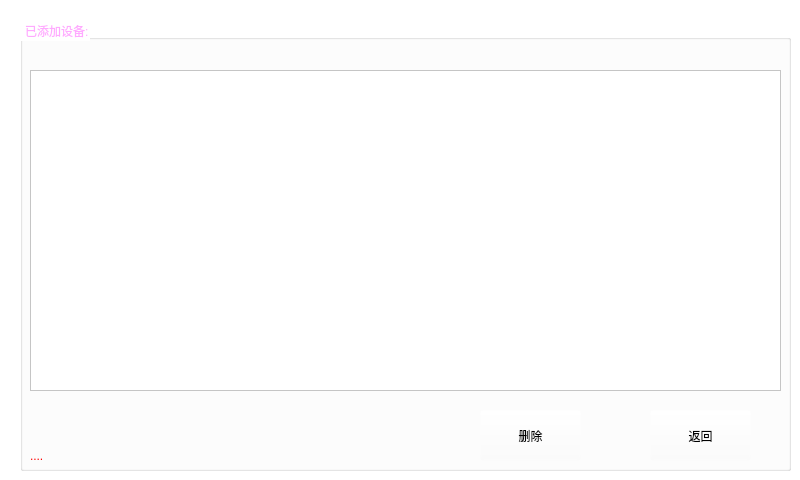
<?xml version="1.0" encoding="UTF-8"?>
<ui version="4.0">
 <class>ViewIRDevice</class>
 <widget class="QWidget" name="ViewIRDevice">
  <property name="geometry">
   <rect>
    <x>0</x>
    <y>0</y>
    <width>800</width>
    <height>480</height>
   </rect>
  </property>
  <property name="minimumSize">
   <size>
    <width>800</width>
    <height>480</height>
   </size>
  </property>
  <property name="maximumSize">
   <size>
    <width>800</width>
    <height>480</height>
   </size>
  </property>
  <property name="windowTitle">
   <string>Form</string>
  </property>
  <property name="styleSheet">
   <string notr="true">background-color: rgb(255, 255, 255);</string>
  </property>
  <widget class="QGroupBox" name="groupBox">
   <property name="geometry">
    <rect>
     <x>20</x>
     <y>20</y>
     <width>771</width>
     <height>451</height>
    </rect>
   </property>
   <property name="styleSheet">
    <string notr="true">font: 75 72pt &quot;Ubuntu&quot;;
background-color: rgba(255, 255, 255, 0);
color: rgb(255, 170, 255);
</string>
   </property>
   <property name="title">
    <string> 已添加设备:</string>
   </property>
   <widget class="QTableWidget" name="tableWidget">
    <property name="geometry">
     <rect>
      <x>10</x>
      <y>50</y>
      <width>751</width>
      <height>321</height>
     </rect>
    </property>
    <property name="styleSheet">
     <string notr="true">font: 75 72pt &quot;Ubuntu&quot;;
background-color: rgb(255, 255, 255);
color: rgb(0, 85, 127);
gridline-color: rgb(255, 170, 127);</string>
    </property>
   </widget>
   <widget class="QLabel" name="label">
    <property name="geometry">
     <rect>
      <x>10</x>
      <y>420</y>
      <width>321</width>
      <height>31</height>
     </rect>
    </property>
    <property name="styleSheet">
     <string notr="true">font: 75 72pt &quot;Ubuntu&quot;;
color: rgb(255, 0, 0);
background-color: rgba(255, 255, 255, 0);
</string>
    </property>
    <property name="text">
     <string>....</string>
    </property>
   </widget>
   <widget class="QPushButton" name="pushButton">
    <property name="geometry">
     <rect>
      <x>460</x>
      <y>390</y>
      <width>101</width>
      <height>51</height>
     </rect>
    </property>
    <property name="styleSheet">
     <string notr="true">color: rgb(0, 0, 0);</string>
    </property>
    <property name="text">
     <string>删除</string>
    </property>
   </widget>
   <widget class="QPushButton" name="pushButton_2">
    <property name="geometry">
     <rect>
      <x>630</x>
      <y>390</y>
      <width>101</width>
      <height>51</height>
     </rect>
    </property>
    <property name="styleSheet">
     <string notr="true">color: rgb(0, 0, 0);</string>
    </property>
    <property name="text">
     <string>返回</string>
    </property>
   </widget>
  </widget>
 </widget>
 <resources/>
 <connections/>
</ui>
